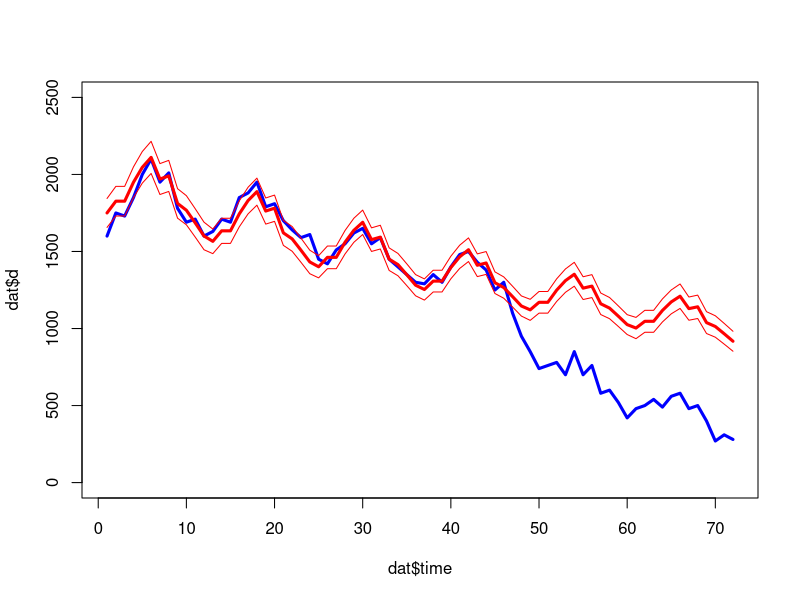
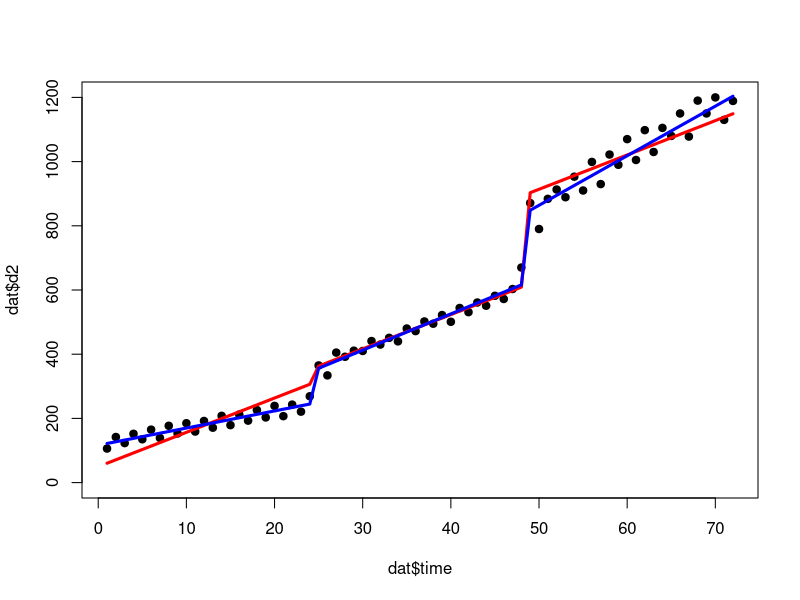
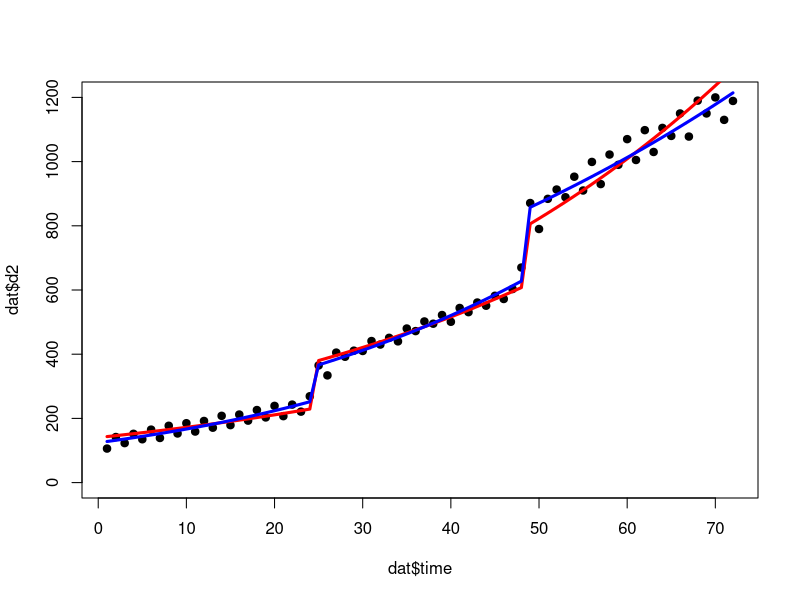
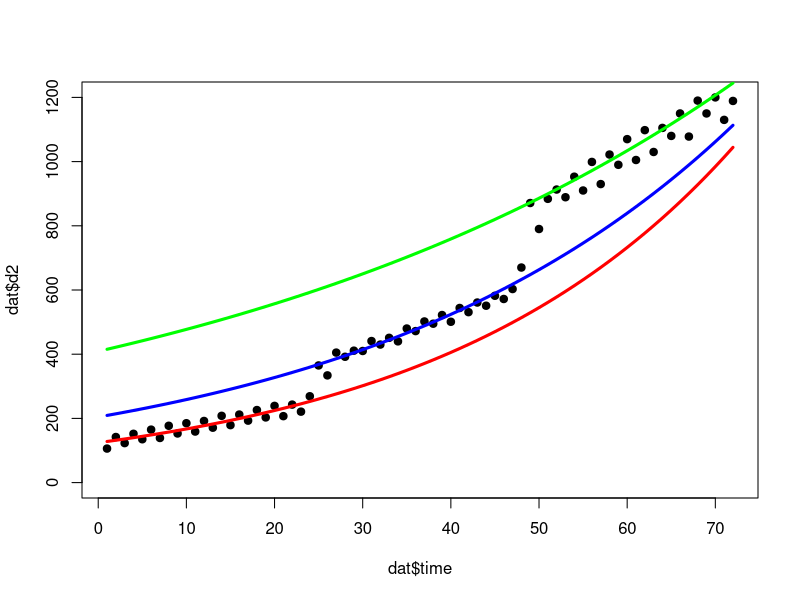

Source code (R) for these figures, in order:
##############################
#20191203
#Vaccine impact studies
##############################
dat1203 <- read.csv("dat1203.csv")
dat <- dat1203

summary(dat)

##########################
#Rota vaccine impact study
##########################

#Dataset for pre-vaccine period

dat0 <- subset(dat, year<2014)

plot(dat$time, dat$d, type="l",lwd=3, col="blue",ylim=c(0,2500))

mod1 <- glm(d~offset(pop)+time+year+factor(month),data=dat0,family=quasipoisson)

pred <- predict(mod1, newdata=dat, type="response", se.fit=TRUE, interval="confidence", level=0.95)

pred$upr <- pred$fit + 1.96 * pred$se.fit
pred$lwr <- pred$fit - 1.96 * pred$se.fit

lines(dat$t, pred$fit,col="red",lwd=3)
lines(dat$t, pred$upr,col="red",lwd=1)
lines(dat$t, pred$lwr,col="red",lwd=1)

#Impact of the vaccination policy

mod2 <- glm(d ~ offset(log(pop)) + time + year + factor(month) + vac, data=dat, family=quasipoisson)

summary(mod1)

library("Epi")
round(ci.lin(mod2,Exp=T), 2)

#GE hospitalization averted by vaccine

dat1 <- subset(dat, year>=2014)

dat1$pred <- predict(mod1, newdata=dat1, type="response")

dat1$no_avert <- dat1$pred-dat1$d

dat1$vac_pop <- dat1$pop*dat1$prop_vac

total_num <- formatC(sum(dat1$no_avert))

total_denom <- formatC(sum(dat1$vac_pop))

as.numeric(total_num)*12*1000/as.numeric(total_denom)


###############################
#Varicella vaccine impact study
###############################
plot(dat$time, dat$d2, pch=19, ylim=c(0,1200))

#Linear regression
#Same slope
mod3.1 <- glm(d2~time+factor(vac2), data=dat, family=gaussian())
round(ci.lin(mod3.1,Exp=T), 3)

dat$pred3.1 <- predict(mod3.1, data=dat, type="response")
lines(dat$time, dat$pred3.1, col="red", lwd=3)

#Separate slopes
mod3.2 <- glm(d2 ~ time + factor(vac2) + time:factor(vac2), data=dat, family=gaussian())
round(ci.lin(mod3.2,Exp=T), 3)

dat$pred3.2 <- predict(mod3.2, data=dat, type="response")
lines(dat$time, dat$pred3.2, col="blue", lwd=3)

#Nagative binomial regression
library(MASS)
#Same slope
mod3.3 <- glm.nb(d2 ~ time + factor(vac2), data=dat)
round(ci.lin(mod3.3,Exp=T), 2)

dat$pred3.3 <- predict(mod3.3, data=dat, type="response")

plot(dat$time, dat$d2, pch=19, ylim=c(0,1200))
lines(dat$time, dat$pred3.3, col="red", lwd=3)

#Separate slopes
mod3.4 <- glm.nb(d2 ~ time + factor(vac2) + time:factor(vac2), data=dat)
round(ci.lin(mod3.4,Exp=T), 2)

dat$pred3.4 <- predict(mod3.4, data=dat, type="response")

lines(dat$time, dat$pred3.4, col="blue", lwd=3)


######
plot(dat$time, dat$d2, pch=19, ylim=c(0,1200))

dat$y1 <- 124.333*(1.03^dat$time)
dat$y2 <- (124.333*1.644)*((1.03*0.994)^dat$time)
dat$y3 <- (124.333*3.289)*((1.03*0.986)^dat$time)

lines(dat$time, dat$y1, col="red", lwd=3)
lines(dat$time, dat$y2, col="blue", lwd=3)
lines(dat$time, dat$y3, col="green", lwd=3)

#####
